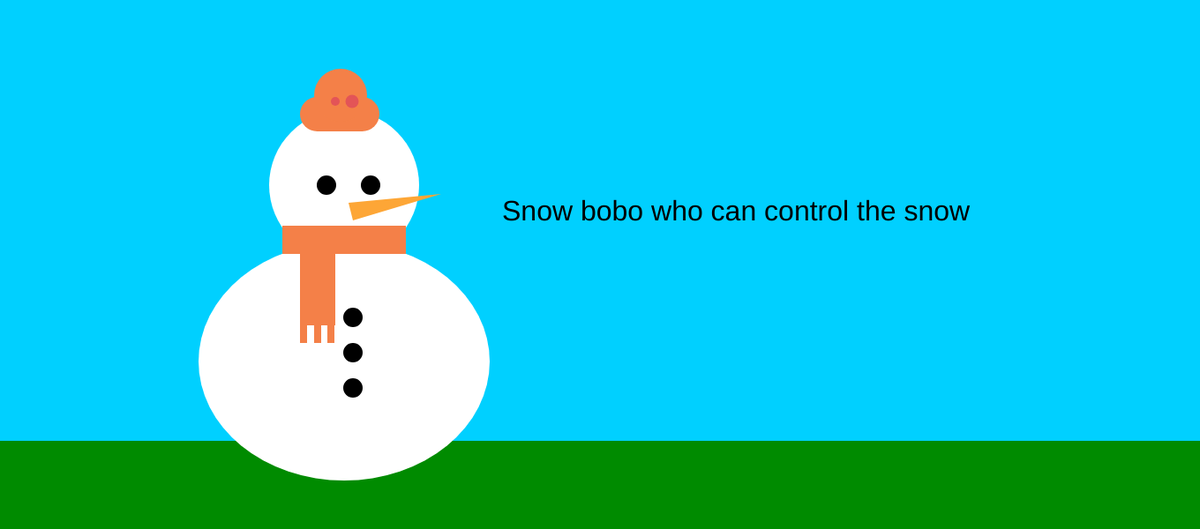
Frame 1 (no input)
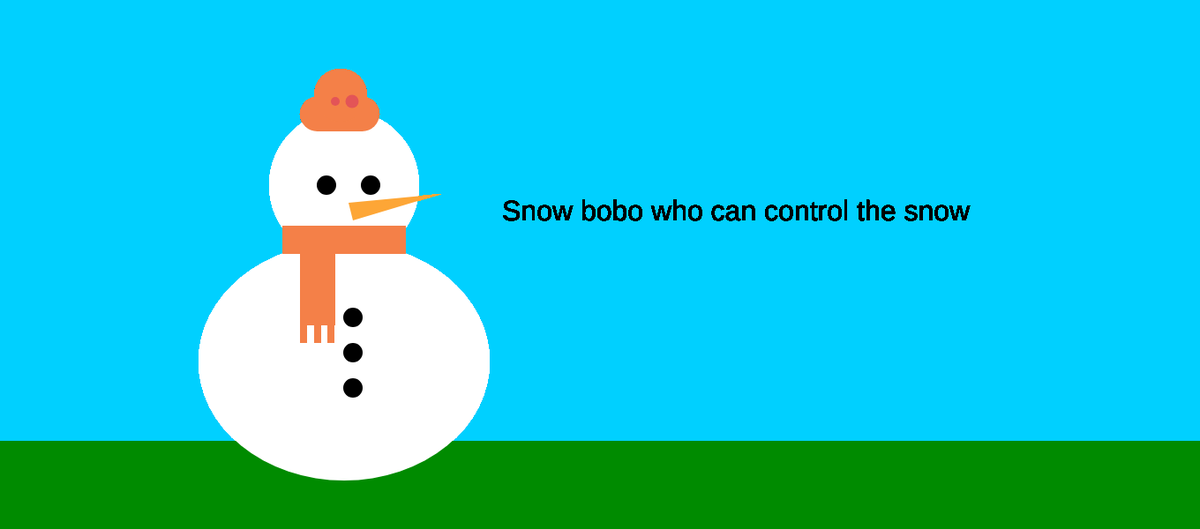
Frame 60 (no input)
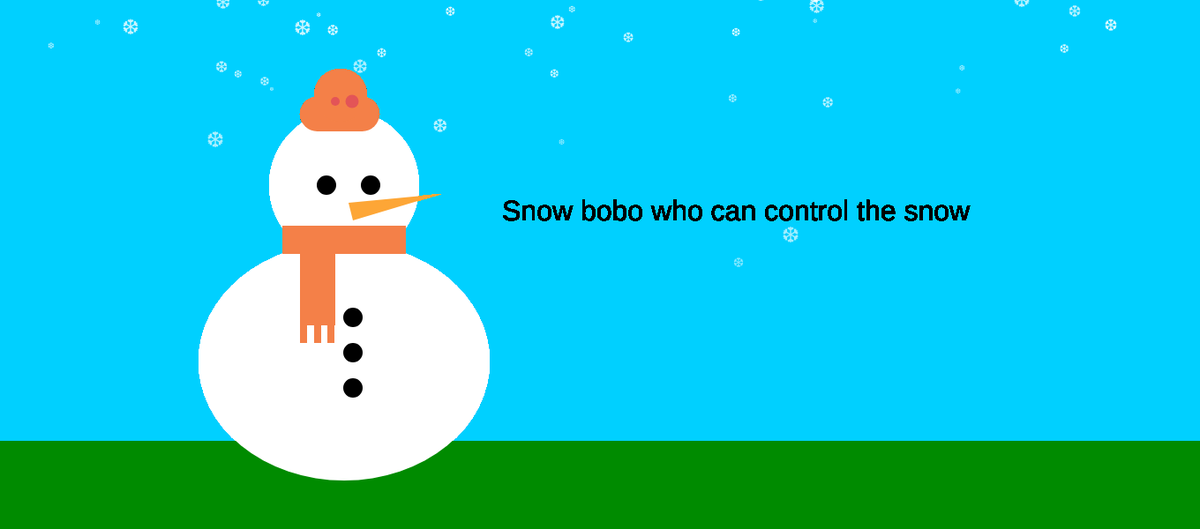
Frame 120 (the mouse pressed at the canvas centre since frame 60)

The p5.js sketch that drew these frames (run headless with seeded random() and noise() and a simulated clock; from frame 60 on, the mouse is pressed at the canvas centre):

// p5.js sketch
// ── sketch.js
// var snowmanColor = color('#ffffff'); //snowmarn color
//画布样式
function setup() {
    createCanvas(1360, 600);
    background('#00D0FF');
}

function draw() {
    //   底部颜色
  noStroke();
    let footer_c = color('#008B00	');
    fill(footer_c);
    // noStroke();
    rect(0, 500, 1370, 100); //参数说明:  x轴0，y轴600-100，width:1300 , height:  100

    //身体
  // stroke("#000000");
  // strokeWeight(0.3);
    fill('#ffffff');
    ellipse(390, 410,330,270);
    var clickEL = ellipse(390, 210, 170,170);
    if(clickEL.mouseIsPressed){
      snow();
    }

//眼睛
  stroke("#000000");
  strokeWeight(2);
  fill('#000000');
  ellipse(370, 210, 20,20);
  ellipse(420, 210, 20,20);

  //纽扣
  stroke("#000000");
  strokeWeight(2);
  fill('#000000');
  ellipse(400, 360, 20,20);
  ellipse(400, 400, 20,20);
  ellipse(400, 440, 20,20);


  //鼻子
  noStroke();
  fill('#fda636');
  triangle(400,250,395,230,500,220);

// 帽子
  noStroke();
  fill('#f48048');
  rect(340, 110, 90, 39, 20,20,20,20);
  ellipse(386,108,60,60);
  fill('#e35457');
  ellipse(399,115,15,15);
  ellipse(380,115,10,10);
  fill('#f48048');
  rect(320, 256, 140, 32);
  rect(340, 269, 40, 100);
  fill('#f48048');
  rect(340, 309, 8, 80);
  rect(356, 309, 8, 80);
  rect(371, 309, 8, 80);

  //文字
  textSize(32);
  fill('#000000');
  var strArray = ['Snow','bobo','who','can','control','the','snow'];  //str数组
  var separator = ' ';   //
  var messsage = join(strArray,separator);   //数组转成str
  text(messsage, 569,250);   //参数1,2,3  1、要显示字串，其它的参数，以x軕和y轴进行调整(位置)

}


function snow() {
  //    1、定义一片雪花模板
  var flake = document.createElement('div');
  // 雪花字符 ❄❉❅❆✻✼❇❈❊✥✺
  flake.innerHTML = '❆';
  flake.style.cssText = 'position:absolute;color:#fff;';

  //获取页面的高度 相当于雪花下落结束时Y轴的位置
  var documentHieght = window.innerHeight;
  //获取页面的宽度，利用这个数来算出，雪花开始时left的值
  var documentWidth = window.innerWidth;

  //定义生成一片雪花的毫秒数
  var millisec = 100;
  //2、设置第一个定时器，周期性定时器，每隔一段时间（millisec）生成一片雪花；
  setInterval(function() { //页面加载之后，定时器就开始工作
    //随机生成雪花下落 开始 时left的值，相当于开始时X轴的位置
    var startLeft = Math.random() * documentWidth;

    //随机生成雪花下落 结束 时left的值，相当于结束时X轴的位置
    var endLeft = Math.random() * documentWidth;

    //随机生成雪花大小
    var flakeSize = 5 + 20 * Math.random();

    //随机生成雪花下落持续时间
    var durationTime = 4000 + 7000 * Math.random();

    //随机生成雪花下落 开始 时的透明度
    var startOpacity = 0.7 + 0.3 * Math.random();

    //随机生成雪花下落 结束 时的透明度
    var endOpacity = 0.2 + 0.2 * Math.random();

    //克隆一个雪花模板
    var cloneFlake = flake.cloneNode(true);

    //第一次修改样式，定义克隆出来的雪花的样式
    cloneFlake.style.cssText += `
                        left: ${startLeft}px;
                        opacity: ${startOpacity};
                        font-size:${flakeSize}px;
                        top:-25px;
                              transition:${durationTime}ms;
                      `;

    //拼接到页面中
    document.body.appendChild(cloneFlake);

    //设置第二个定时器，一次性定时器，
    //当第一个定时器生成雪花，并在页面上渲染出来后，修改雪花的样式，让雪花动起来；
    setTimeout(function() {
      //第二次修改样式
      cloneFlake.style.cssText += `
                                left: ${endLeft}px;
                                top:${documentHieght}px;
                                opacity:${endOpacity};
                            `;

      //4、设置第三个定时器，当雪花落下后，删除雪花。
      setTimeout(function() {
        cloneFlake.remove();
      }, durationTime);
    }, 0);

  }, millisec);
}



// function draw() {
//     if (mouseIsPressed) {
//         fill(0);
//     } else {
//         fill(255);
//     }
//     ellipse(mouseX, mouseY, 80, 80);
// }
